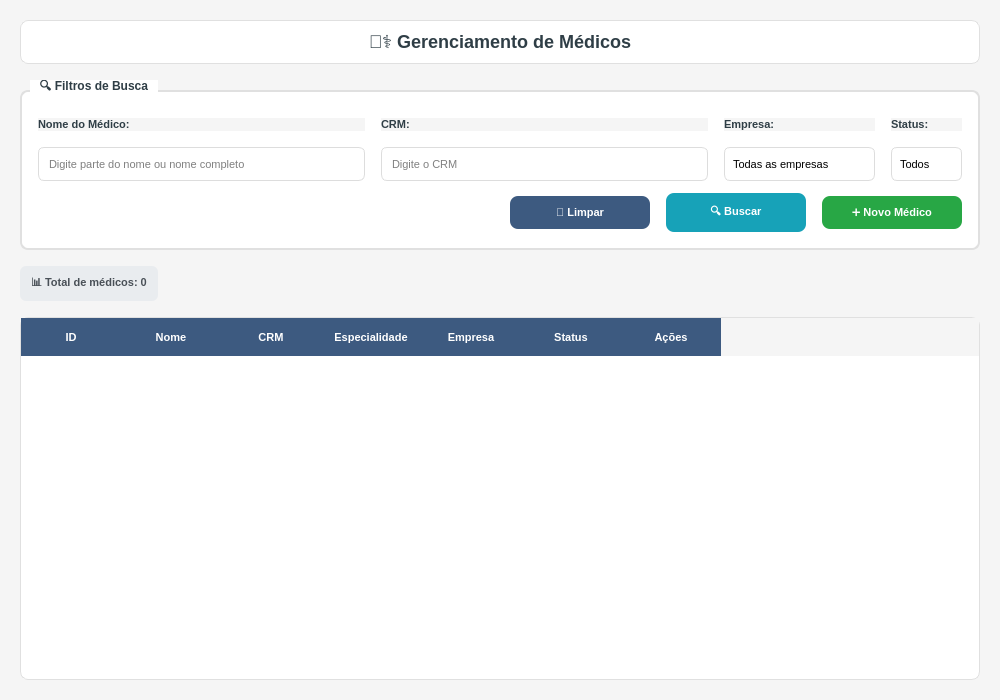
<?xml version="1.0" encoding="UTF-8"?>
<ui version="4.0">
 <class>DoctorListForm</class>
 <widget class="QWidget" name="DoctorListForm">
  <property name="geometry">
   <rect>
    <x>0</x>
    <y>0</y>
    <width>1000</width>
    <height>700</height>
   </rect>
  </property>
  <property name="minimumSize">
   <size>
    <width>900</width>
    <height>600</height>
   </size>
  </property>
  <property name="windowTitle">
   <string>GEM - Gerenciamento de Médicos</string>
  </property>
  <property name="windowIcon">
   <iconset>
    <normaloff>../../images/logo_hepp.png</normaloff>../../images/logo_hepp.png</iconset>
  </property>
  <property name="styleSheet">
   <string notr="true">QWidget {
    background-color: #f5f5f5;
    font-family: 'Segoe UI';
}

QGroupBox {
    font-weight: bold;
    font-size: 12px;
    color: #2F3E46;
    border: 2px solid #e0e0e0;
    border-radius: 8px;
    margin-top: 10px;
    padding-top: 10px;
    background-color: white;
}

QGroupBox::title {
    subcontrol-origin: margin;
    left: 10px;
    padding: 0 8px 0 8px;
    background-color: white;
}

QLabel {
    color: #2F3E46;
    font-weight: bold;
    font-size: 11px;
}

QLineEdit {
    border: 1px solid #ddd;
    border-radius: 6px;
    padding: 8px;
    background-color: white;
    font-size: 11px;
    selection-background-color: #3D5A80;
}

QLineEdit:focus {
    border: 2px solid #3D5A80;
    background-color: #f8f9ff;
}

QComboBox {
    border: 1px solid #ddd;
    border-radius: 6px;
    padding: 8px;
    background-color: white;
    font-size: 11px;
    selection-background-color: #3D5A80;
}

QComboBox:focus {
    border: 2px solid #3D5A80;
}

QComboBox::drop-down {
    border: none;
    width: 20px;
}

QComboBox::down-arrow {
    image: url();
    border: 1px solid #3D5A80;
    width: 8px;
    height: 8px;
    background-color: #3D5A80;
}

QPushButton {
    background-color: #3D5A80;
    color: white;
    border: none;
    border-radius: 8px;
    padding: 10px 20px;
    font-weight: bold;
    font-size: 11px;
    min-width: 100px;
}

QPushButton:hover {
    background-color: #2E4A66;
}

QPushButton:pressed {
    background-color: #1D3557;
}

QPushButton#btnBuscar {
    background-color: #17a2b8;
}

QPushButton#btnBuscar:hover {
    background-color: #138496;
}

QPushButton#btnBuscar:pressed {
    background-color: #0f6674;
}

QPushButton#btnNovo {
    background-color: #28a745;
}

QPushButton#btnNovo:hover {
    background-color: #218838;
}

QPushButton#btnNovo:pressed {
    background-color: #1e7e34;
}

QPushButton#btnEditar {
    background-color: #ffc107;
    color: #212529;
    min-width: 30px;
    max-width: 30px;
    min-height: 30px;
    max-height: 30px;
    padding: 5px;
}

QPushButton#btnEditar:hover {
    background-color: #e0a800;
}

QPushButton#btnEditar:pressed {
    background-color: #d39e00;
}

QPushButton#btnExcluir {
    background-color: #dc3545;
    min-width: 30px;
    max-width: 30px;
    min-height: 30px;
    max-height: 30px;
    padding: 5px;
}

QPushButton#btnExcluir:hover {
    background-color: #c82333;
}

QPushButton#btnExcluir:pressed {
    background-color: #bd2130;
}

QTableWidget {
    background-color: white;
    border: 1px solid #e0e0e0;
    border-radius: 8px;
    gridline-color: #f0f0f0;
    selection-background-color: #e3f2fd;
}

QHeaderView::section {
    background-color: #3D5A80;
    color: white;
    padding: 10px;
    border: none;
    font-weight: bold;
    font-size: 11px;
}

QTableWidget::item {
    padding: 8px;
    border-bottom: 1px solid #f0f0f0;
}

QTableWidget::item:selected {
    background-color: #e3f2fd;
    color: #1565c0;
}

QTableWidget::item:hover {
    background-color: #f5f5f5;
}

QLabel#lblContador {
    background-color: #e9ecef;
    color: #495057;
    padding: 8px;
    border-radius: 6px;
    font-weight: bold;
}
</string>
  </property>
  <layout class="QVBoxLayout" name="mainLayout">
   <property name="spacing">
    <number>16</number>
   </property>
   <property name="leftMargin">
    <number>20</number>
   </property>
   <property name="topMargin">
    <number>20</number>
   </property>
   <property name="rightMargin">
    <number>20</number>
   </property>
   <property name="bottomMargin">
    <number>20</number>
   </property>
   <item>
    <widget class="QLabel" name="lblTitulo">
     <property name="text">
      <string>👨‍⚕️ Gerenciamento de Médicos</string>
     </property>
     <property name="styleSheet">
      <string notr="true">QLabel {
    font-size: 18px;
    font-weight: bold;
    color: #2F3E46;
    padding: 10px;
    background-color: white;
    border-radius: 8px;
    border: 1px solid #e0e0e0;
}</string>
     </property>
     <property name="alignment">
      <set>Qt::AlignCenter</set>
     </property>
    </widget>
   </item>
   <item>
    <widget class="QGroupBox" name="groupFiltros">
     <property name="title">
      <string>🔍 Filtros de Busca</string>
     </property>
     <layout class="QVBoxLayout" name="filtrosLayout">
      <property name="spacing">
       <number>12</number>
      </property>
      <property name="leftMargin">
       <number>16</number>
      </property>
      <property name="topMargin">
       <number>16</number>
      </property>
      <property name="rightMargin">
       <number>16</number>
      </property>
      <property name="bottomMargin">
       <number>16</number>
      </property>
      <item>
       <layout class="QHBoxLayout" name="filtrosHorizontalLayout">
        <property name="spacing">
         <number>16</number>
        </property>
        <item>
         <layout class="QVBoxLayout" name="filtroNomeLayout">
          <item>
           <widget class="QLabel" name="lblFiltroNome">
            <property name="text">
             <string>Nome do Médico:</string>
            </property>
           </widget>
          </item>
          <item>
           <widget class="QLineEdit" name="txtFiltroNome">
            <property name="placeholderText">
             <string>Digite parte do nome ou nome completo</string>
            </property>
            <property name="clearButtonEnabled">
             <bool>true</bool>
            </property>
           </widget>
          </item>
         </layout>
        </item>
        <item>
         <layout class="QVBoxLayout" name="filtroCrmLayout">
          <item>
           <widget class="QLabel" name="lblFiltroCrm">
            <property name="text">
             <string>CRM:</string>
            </property>
           </widget>
          </item>
          <item>
           <widget class="QLineEdit" name="txtFiltroCrm">
            <property name="placeholderText">
             <string>Digite o CRM</string>
            </property>
            <property name="clearButtonEnabled">
             <bool>true</bool>
            </property>
           </widget>
          </item>
         </layout>
        </item>
        <item>
         <layout class="QVBoxLayout" name="filtroEmpresaLayout">
          <item>
           <widget class="QLabel" name="lblFiltroEmpresa">
            <property name="text">
             <string>Empresa:</string>
            </property>
           </widget>
          </item>
          <item>
           <widget class="QComboBox" name="cmbFiltroEmpresa">
            <item>
             <property name="text">
              <string>Todas as empresas</string>
             </property>
            </item>
            <item>
             <property name="text">
              <string>Hospital das Clínicas</string>
             </property>
            </item>
            <item>
             <property name="text">
              <string>Hospital Sírio Libanês</string>
             </property>
            </item>
            <item>
             <property name="text">
              <string>Hospital Albert Einstein</string>
             </property>
            </item>
            <item>
             <property name="text">
              <string>Santa Casa</string>
             </property>
            </item>
           </widget>
          </item>
         </layout>
        </item>
        <item>
         <layout class="QVBoxLayout" name="filtroStatusLayout">
          <item>
           <widget class="QLabel" name="lblFiltroStatus">
            <property name="text">
             <string>Status:</string>
            </property>
           </widget>
          </item>
          <item>
           <widget class="QComboBox" name="cmbFiltroStatus">
            <item>
             <property name="text">
              <string>Todos</string>
             </property>
            </item>
            <item>
             <property name="text">
              <string>Ativo</string>
             </property>
            </item>
            <item>
             <property name="text">
              <string>Inativo</string>
             </property>
            </item>
           </widget>
          </item>
         </layout>
        </item>
       </layout>
      </item>
      <item>
       <layout class="QHBoxLayout" name="botoesLayout">
        <property name="spacing">
         <number>16</number>
        </property>
        <item>
         <spacer name="horizontalSpacer">
          <property name="orientation">
           <enum>Qt::Horizontal</enum>
          </property>
          <property name="sizeHint" stdset="0">
           <size>
            <width>40</width>
            <height>20</height>
           </size>
          </property>
         </spacer>
        </item>
        <item>
         <widget class="QPushButton" name="btnLimpar">
          <property name="text">
           <string>🧹 Limpar</string>
          </property>
         </widget>
        </item>
        <item>
         <widget class="QPushButton" name="btnBuscar">
          <property name="text">
           <string>🔍 Buscar</string>
          </property>
          <property name="default">
           <bool>true</bool>
          </property>
          <property name="shortcut">
           <string>Return</string>
          </property>
         </widget>
        </item>
        <item>
         <widget class="QPushButton" name="btnNovo">
          <property name="text">
           <string>➕ Novo Médico</string>
          </property>
          <property name="shortcut">
           <string>Ctrl+N</string>
          </property>
         </widget>
        </item>
       </layout>
      </item>
     </layout>
    </widget>
   </item>
   <item>
    <layout class="QHBoxLayout" name="infoLayout">
     <item>
      <widget class="QLabel" name="lblContador">
       <property name="text">
        <string>📊 Total de médicos: 0</string>
       </property>
      </widget>
     </item>
     <item>
      <spacer name="horizontalSpacer_2">
       <property name="orientation">
        <enum>Qt::Horizontal</enum>
       </property>
       <property name="sizeHint" stdset="0">
        <size>
         <width>40</width>
         <height>20</height>
        </size>
       </property>
      </spacer>
     </item>
    </layout>
   </item>
   <item>
    <widget class="QTableWidget" name="tableMedicos">
     <property name="alternatingRowColors">
      <bool>true</bool>
     </property>
     <property name="selectionBehavior">
      <enum>QAbstractItemView::SelectRows</enum>
     </property>
     <property name="showGrid">
      <bool>true</bool>
     </property>
     <property name="sortingEnabled">
      <bool>true</bool>
     </property>
     <property name="columnCount">
      <number>7</number>
     </property>
     <property name="rowCount">
      <number>0</number>
     </property>
     <column>
      <property name="text">
       <string>ID</string>
      </property>
     </column>
     <column>
      <property name="text">
       <string>Nome</string>
      </property>
     </column>
     <column>
      <property name="text">
       <string>CRM</string>
      </property>
     </column>
     <column>
      <property name="text">
       <string>Especialidade</string>
      </property>
     </column>
     <column>
      <property name="text">
       <string>Empresa</string>
      </property>
     </column>
     <column>
      <property name="text">
       <string>Status</string>
      </property>
     </column>
     <column>
      <property name="text">
       <string>Ações</string>
      </property>
     </column>
    </widget>
   </item>
  </layout>
 </widget>
 <tabstops>
  <tabstop>txtFiltroNome</tabstop>
  <tabstop>txtFiltroCrm</tabstop>
  <tabstop>cmbFiltroEmpresa</tabstop>
  <tabstop>cmbFiltroStatus</tabstop>
  <tabstop>btnLimpar</tabstop>
  <tabstop>btnBuscar</tabstop>
  <tabstop>btnNovo</tabstop>
  <tabstop>tableMedicos</tabstop>
 </tabstops>
 <resources/>
 <connections/>
</ui>
